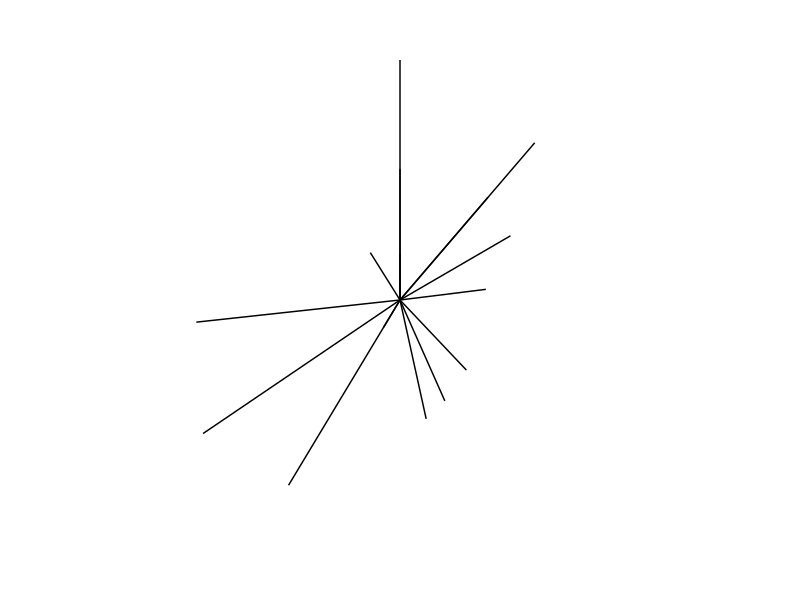
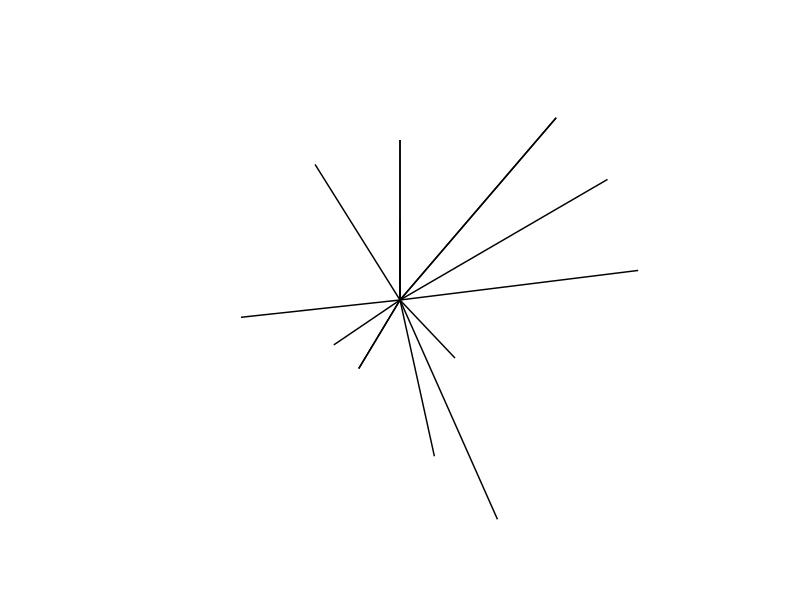
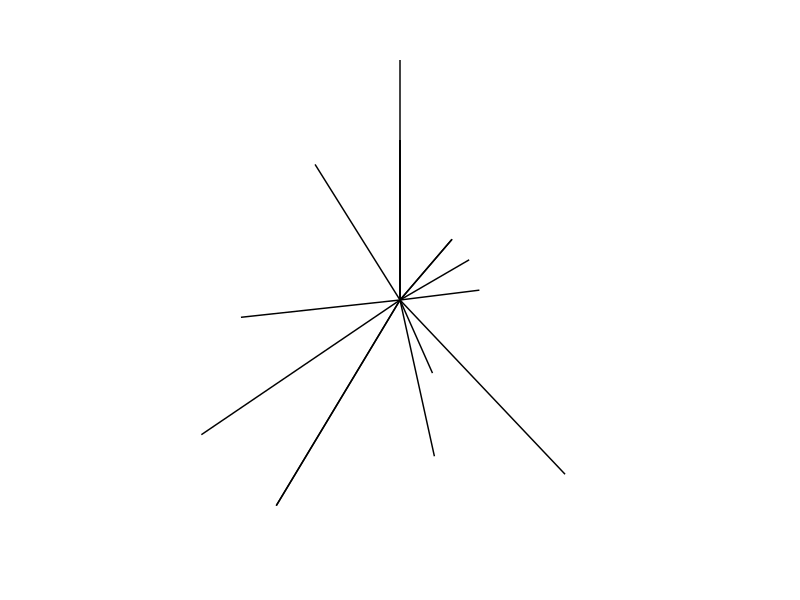
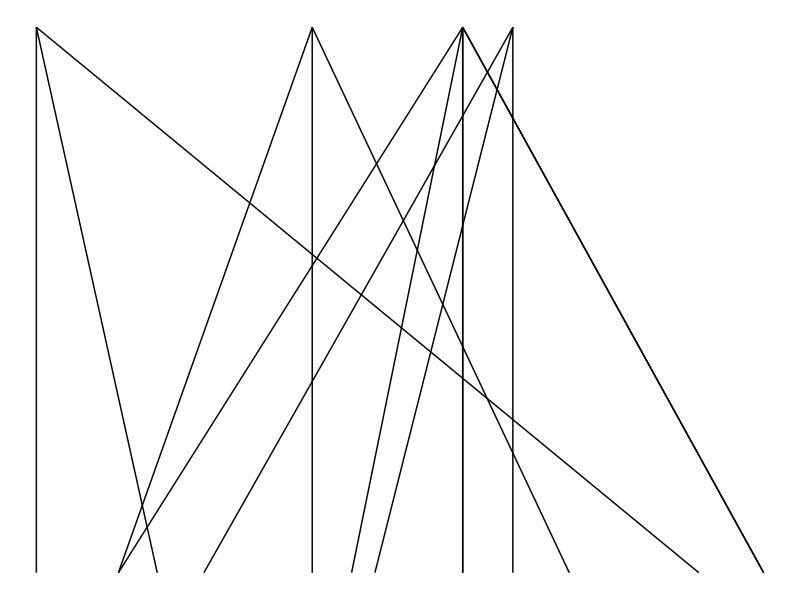
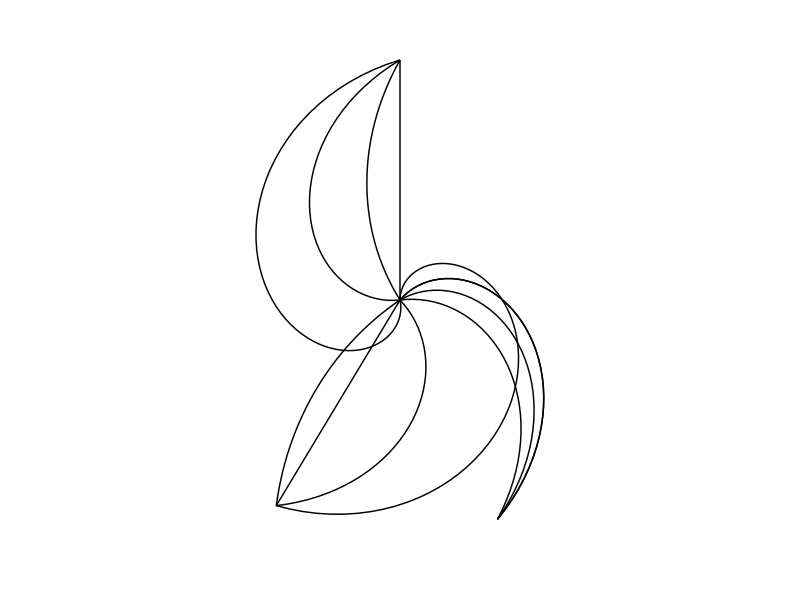
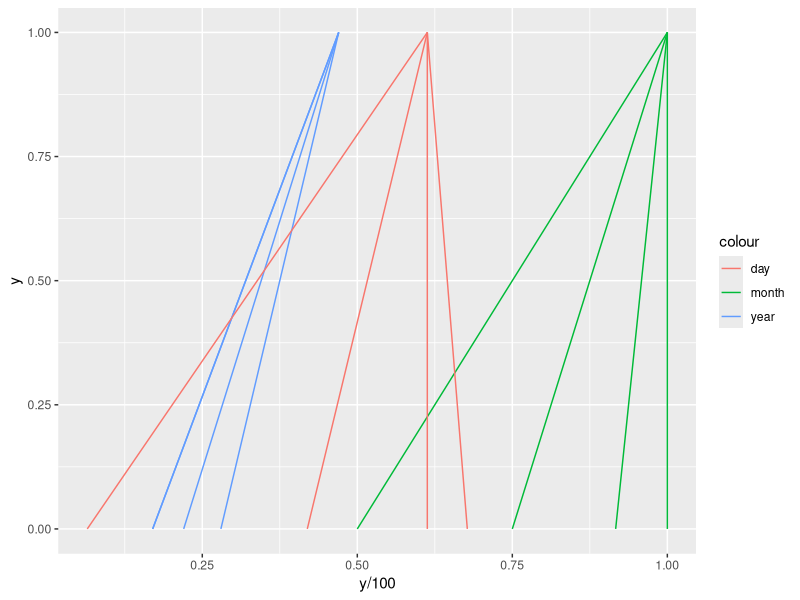
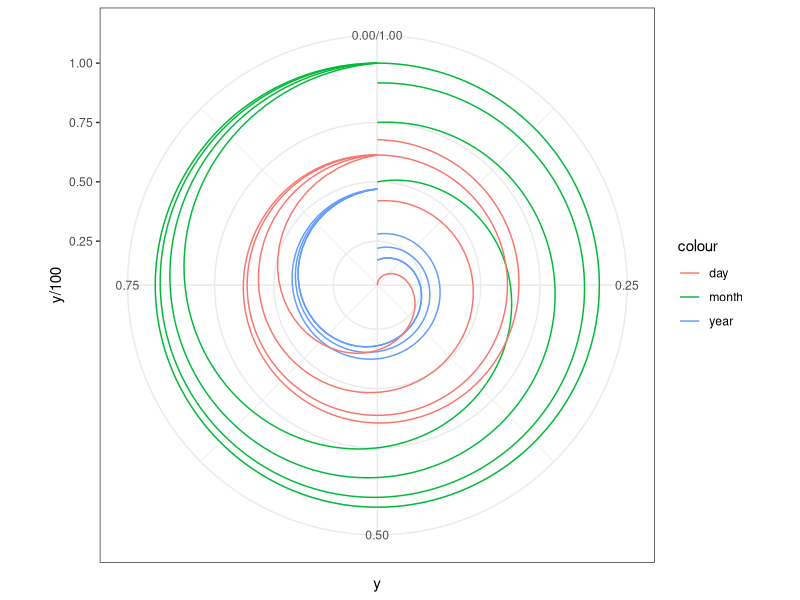

These charts were generated, in order, by the following R code:
library(tidyverse)

dates <- c('1922-11-02',
'2017-09-13',
'1928-06-21',
'2017-12-19',
'1947-12-19')

df <- data.frame(dates, 
           y = as.numeric(substr(dates, 3, 4)),
           m = as.numeric(substr(dates, 6, 7)), 
           d = as.numeric(substr(dates, 9, 10)))
df

# random
ggplot(df) + 
  geom_segment(aes(x = y/100, xend = y/100, y = 0, yend = runif(nrow(df)))) + 
  geom_segment(aes(x = m/12, xend = m/12, y = 0, yend = runif(nrow(df)))) + 
  geom_segment(aes(x = d/31, xend = d/31, y = 0, yend = runif(nrow(df)))) + 
  coord_polar() + 
  theme_void()

# heights, years bigger
ggplot(df) +
  geom_segment(aes(x = y/100, xend = y/100, y = 0, yend = 3)) + 
  geom_segment(aes(x = m/12, xend = m/12, y = 0, yend = 2)) + 
  geom_segment(aes(x = d/31, xend = d/31, y = 0, yend = 1)) + 
  coord_polar() + 
  theme_void()

# heights days bigger
ggplot(df) +
  geom_segment(aes(x = y/100, xend = y/100, y = 0, yend = 1)) + 
  geom_segment(aes(x = m/12, xend = m/12, y = 0, yend = 2)) + 
  geom_segment(aes(x = d/31, xend = d/31, y = 0, yend = 3)) + 
  coord_polar() + 
  theme_void()


ggplot(df) +
  geom_segment(aes(x = y/100, xend = d/31, y = 0, yend = 1)) + 
  geom_segment(aes(x = m/12, xend = d/31, y = 0, yend = 1)) + 
  geom_segment(aes(x = d/31, xend = d/31, y = 0, yend = 1)) + 
#  coord_polar() + 
  theme_void()


ggplot(df[1:4,]) +
  geom_segment(aes(x = y/100, xend = 47/100, y = 0, yend = 1)) + 
  geom_segment(aes(x = m/12, xend = 12/12, y = 0, yend = 1)) + 
  geom_segment(aes(x = d/31, xend = 19/31, y = 0, yend = 1)) + 
  coord_polar() + 
  theme_void()


ggplot(df[1:4,]) +
  geom_segment(aes(x = y/100, xend = 47/100, y = 0, yend = 1, col = 'year')) + 
  geom_segment(aes(x = m/12, xend = 12/12, y = 0, yend = 1, col = 'month')) + 
  geom_segment(aes(x = d/31, xend = 19/31, y = 0, yend = 1, col = 'day'))

ggplot(df[1:4,]) +
  geom_segment(aes(x = y/100, xend = 47/100, y = 0, yend = 1, col = 'year')) + 
  geom_segment(aes(x = m/12, xend = 12/12, y = 0, yend = 1, col = 'month')) + 
  geom_segment(aes(x = d/31, xend = 19/31, y = 0, yend = 1, col = 'day')) + 
  theme_bw() + coord_polar(theta = c('y'))

